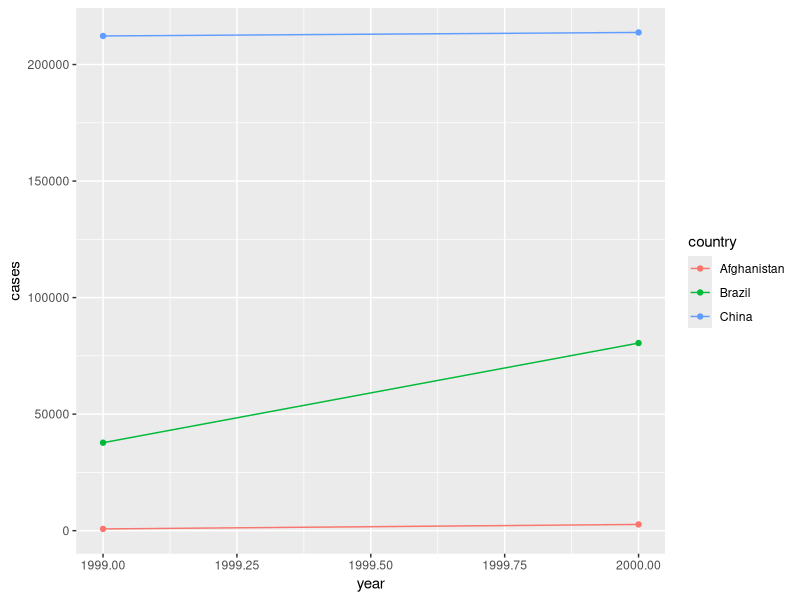
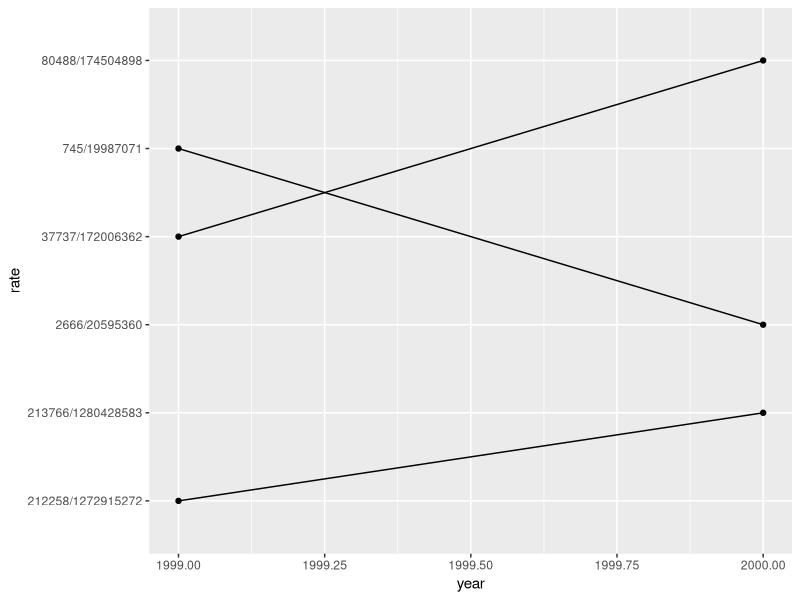

Generate these figures, in order, with R:
## ---- chunk 1
knitr::opts_chunk$set(cache = FALSE, message = FALSE, warning = FALSE, echo = TRUE)
## ---- chunk 2
library("tidyr")
library("ggplot2")
## ---- chunk 3
table1
## ---- chunk 4
ggplot(table1, aes(x = year, y = cases, col = country)) +
  geom_point() +
  geom_line()
## ---- chunk 5
table4a # cases
table4b # population
## ---- chunk 6
table2
## ---- chunk 7
table3
## ---- chunk 8
ggplot(table3, aes(x = year, y = rate)) +
  geom_point() +
  geom_line(aes(group = country))
